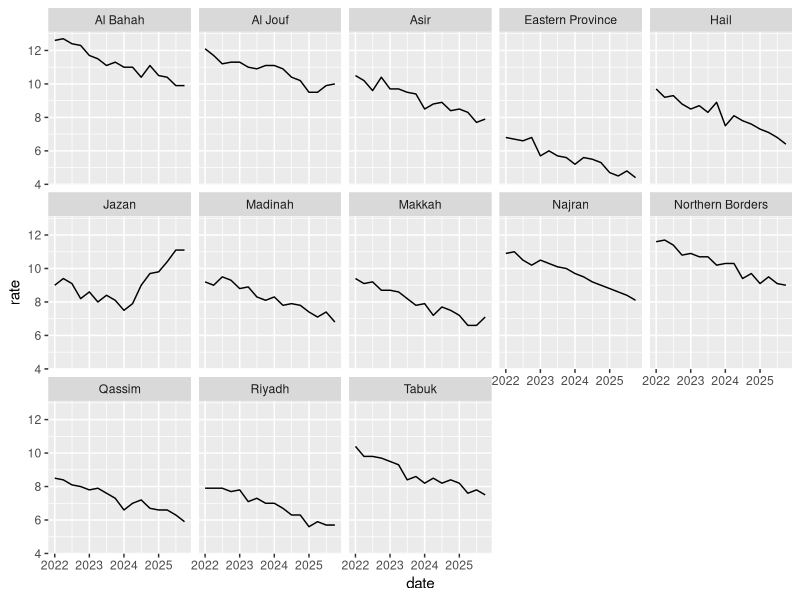

Recreate this plot in R.
## ---- chunk 1
#| include: false
library(tidyverse)
rates <- read_csv("unemployment.csv") |>
  filter(region != "Kingdom")
## ---- chunk 2
#| fig-width: 8
#| fig-height: 5.5
ggplot(rates, aes(date, rate)) +
  geom_line() +
  facet_wrap(vars(region), ncol = 5)
